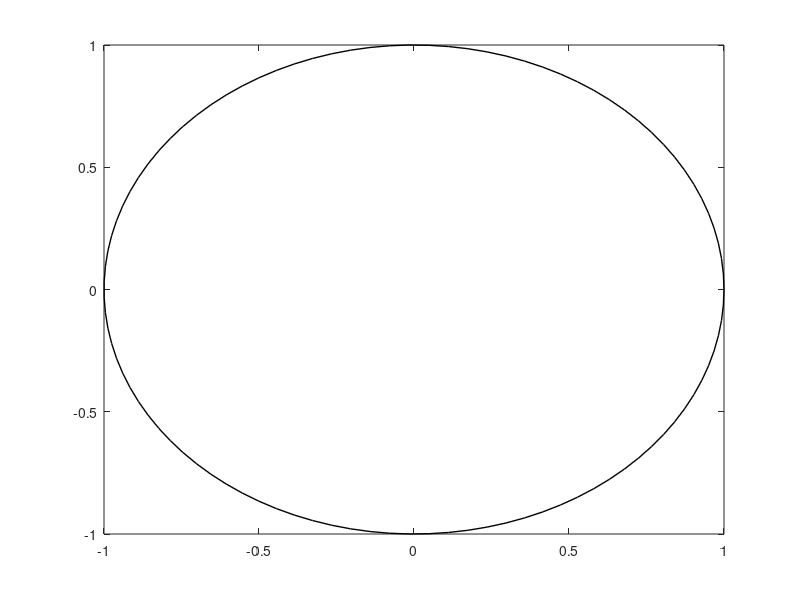

Write the MATLAB code that produced this figure.
function plot_circle(r, col, style, width, handlevis, numpts)
%  plot_circle(r, col, style, width, handlevis, numpts)
if nargin < 6;  numpts = 100;       end
if nargin < 5;  handlevis = 'off';  end
if nargin < 4;  width = 1;          end
if nargin < 3;  style = '-';        end
if nargin < 2;  col = 'k';          end
if nargin < 1;  r = 1;              end

theta = linspace(0,2*pi, numpts); 
plot(r*cos(theta),r*sin(theta),'Color',col,'LineStyle',style,'LineWidth',width,'HandleVisibility',handlevis);
end

%Changelog
%Date           Programmer              Action
%08/23/2019     Jared T. Blanchard      File created